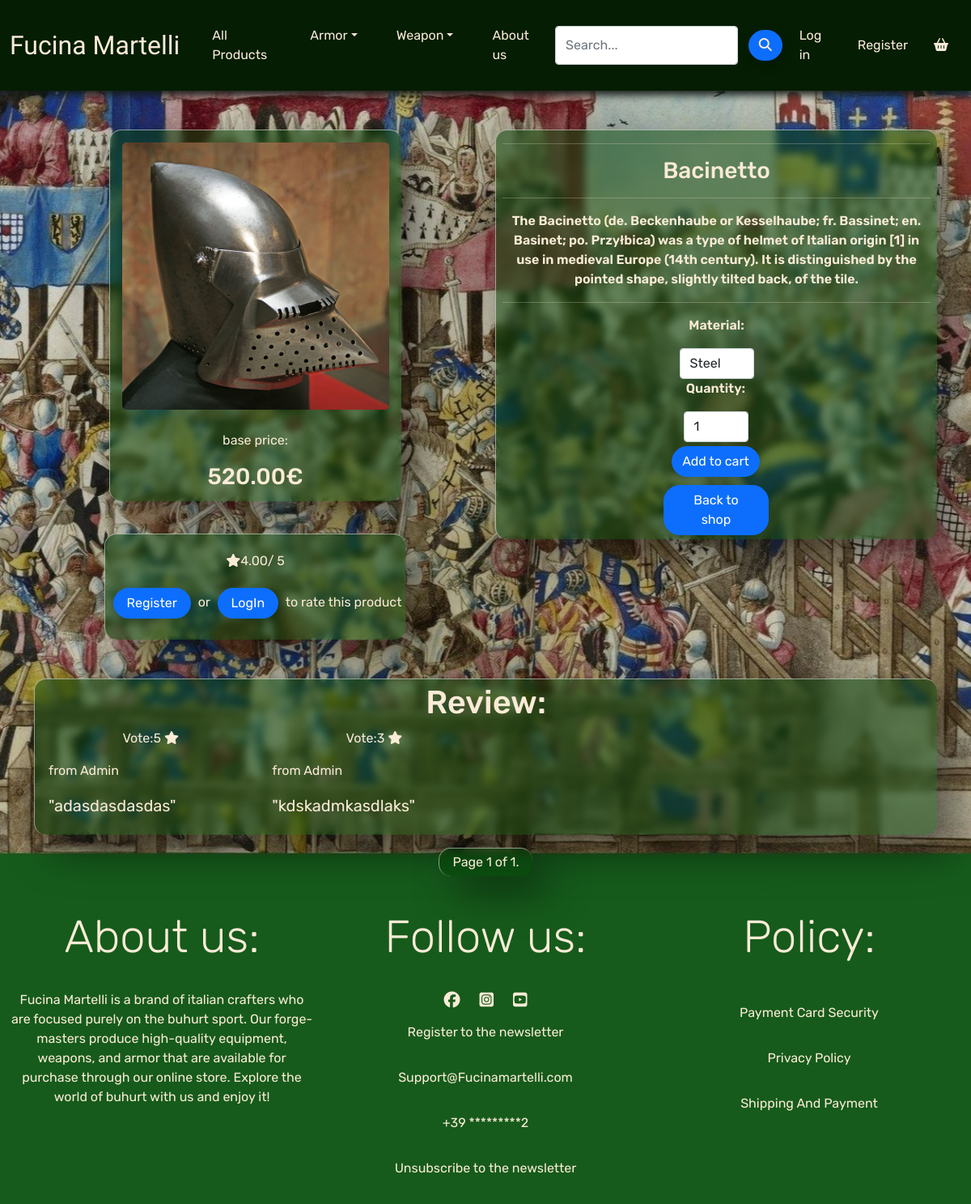
The page /products/1/ on the database its author committed.
### products/models.py (models this page shows, shortened)
class Product(models.Model):
    category = models.ForeignKey('Category', null=True, blank=True, on_delete=models.SET_NULL)
    sku = models.CharField(max_length=254, null=True, blank=True)
    name = models.CharField(max_length=254)
    description = models.TextField()
    price = models.DecimalField(max_digits=6, decimal_places=2)
    image_url = models.URLField(max_length=1024, null=True, blank=True)
    image = models.ImageField(null=True, blank=True)
    discount = models.CharField(max_length=100,
                  choices=DISCOUNT, default=1)
    material = models.CharField(max_length=100)
    def get_rating(self):
        total = sum(int(review['stars']) for review in self.reviews.values())
        return total / self.reviews.count()

class ProductReview(models.Model):
    product = models.ForeignKey(Product, related_name='reviews', on_delete=models.CASCADE)
    user = models.ForeignKey(User, related_name='reviews', on_delete=models.CASCADE)
    content = models.TextField(blank=True, null=True)
    stars = models.IntegerField()
    account = models.ForeignKey(Account, on_delete=models.SET_NULL, null=True, blank=True, related_name='reviews')

### accounts/models.py (models this page shows)
class Account(models.Model):
    user = models.OneToOneField(User, on_delete=models.CASCADE)
    full_name = models.CharField(max_length=50, blank=True, null=True)
    phone_number = models.CharField(max_length=20, blank=True, null=True)
    email_address = models.CharField(max_length=100, blank=True, default="", null=True)
    country = models.CharField(max_length=40, blank=True, null=True)
    postcode = models.CharField(max_length=20, blank=True, null=True)
    town_or_city = models.CharField(max_length=40, blank=True, null=True)
    street_address1 = models.CharField(max_length=40, blank=True, null=True)
    street_address2 = models.CharField(max_length=40, blank=True, null=True)
    county = models.CharField(max_length=40, blank=True, null=True)
    def __str__(self):
        return self.user.username

### products/views.py (the view)
# urls.py: path('<int:product_id>/', views.product_detail, name='product_detail'),
def product_detail(request, product_id):
    product = get_object_or_404(Product, pk=product_id)
    reviews = ProductReview.objects.filter(product=product_id)
    paginator = Paginator(reviews, 10) # Show 10 reviews per page.
    page_number = request.GET.get('page')
    page_reviews = paginator.get_page(page_number)
    context = {
        'product': product,
        'page_reviews': page_reviews,
    }
    return render(request, 'products/product_detail.html', context)

### cart/contexts.py (called while the page is built, shortened)
def cart_contents(request):
    cart = request.session.get('cart', {})
    cart_items = []
    total_product = 0
    product_count = 0
    total = 0
    quantity = 0
    return {'cart_items': cart_items, 'total': total, 'product_count': product_count}

### products/templates/products/product_detail.html (shortened to what this page needs)
{% extends 'base.html' %}
{% load static %}
{% block content %}
<div class="container justify-content-center">
    <div class="row">
        <div class="inner-card-detail text-center col-12 col-md-6">
            {% if product.image %}
            <div class="table-glass center">
                <img src="{{ product.image.url }}" class="img-fluid" alt="{{ product.name }}">
                <div class=" justify-content-between align-items-center text-center mt-3 px-2">
                    <p> base price: </p>
                    <h3 class="font-weight-bold">{{ product.price }}€</h3>
                </div>
            </div>
            {% endif %}
            <br>
            <div class="table-glass center">
                {% if product.get_rating != 0 %}
                <p class="mt-3"><i class="fas fa-star mr-1"></i>{{ product.get_rating|floatformat:2 }}/ 5</p>
                {% else %}
                <p class="mt-3">No Rating</p>
                {% endif %}
                {% if user.is_authenticated %}
                <a class="btn btn-primary px-3" href="{% url 'product_review' product.id %}">rate this gear!
                </a>
                {% else %}
                <p>
                    <a class="btn btn-primary px-3" href="{% url 'account_signup' %}">Register
                    </a>
                    or
                    <a class="btn btn-primary px-3" href="{% url 'account_login' %}">LogIn
                    </a>
                    to rate this product
                </p>
                {% endif %}
            </div>
        </div>
        <div class="inner-card-detail text-center col-12 col-md-6">
            <div class="justify-content-between align-items-center text-center mt-3 px-2 card-detail">
                <hr>
                <h3 class="font-weight-bold">{{ product.name }}</h3>
                <hr>
                <p>
                    {{ product.description }}
                </p>
                <hr>
                <form class="form" action="{% url 'add_to_cart' product.id %}" method="POST">
                    <div class="form-row">
                        <div class="col-sm-12 col-md-4 center">
                            <div class="form-group">
                                <div class="input-group align-middle center">
                                    <div class="col-12">
                                        <p>Material:</p>
                                        <select class="form-control w-md-50 center" name="material"
                                            id='id_product_material' data-item_material="{{ product.material }}">
                                            <option value="steel" selected>Steel</option>
                                        </select>
                                    </div>
                                    <div class="col-12">
                                        <p>Quantity:</p>
                                        <input class="form-control qty-input w-md-50 center" name="quantity"
                                            type="number" value="1" min="1" max="10" data-item_id="{{ product.id }}"
                                            id="id_qty_{{ product.id }}">
                                        <span class="input-group-btn">
                                            <button type="submit" class="btn btn-primary amend-btn">Add to cart</button>
                                        </span>
                                    </div>
                                    <span>
                                        <a class="btn btn-primary px-3" href="{% url 'products' %}">Back to
                                            shop</a>
                                    </span>
                                </div>
                            </div>
                        </div>
                    </div>
                </form>
            </div>
        </div>
    </div>
    <div class="container review mt-5">
        <div class="row table-glass">
            <div class="col-12">
                <h1 class="center">Review:</h1>
            </div>
            {% for reviews in page_reviews %}
            <div class="col-12 col-md-4 col-lg-3 review">
                <p class="center">Vote:{{ reviews.stars }} <i class="fas fa-star mr-1"></i></p>
                <p> from {{ reviews.account }}</p>
                <blockquote class="blockquote">
                    <p>
                        "{{ reviews.content|truncatechars:50 }}"
                    </p>
                </blockquote>
            </div>
            {% empty %}
            <p> There are no reviews for this product</p>
            {% endfor %}
        </div>
        <div class="row center table-glass paginator">
            <span class="col-12 step-links">
                <span class="current">
                    Page {{ page_reviews.number }} of {{ page_reviews.paginator.num_pages }}.
                </span>
            </span>
        </div>
    </div>
</div>
{% endblock %}

### static/css/style.css (style rules this page uses)
body { background-image: url(/media/bg.jpg); background-position-x: center; background-size: initial; background-attachment: fixed; padding-top: 9em; font-family: 'Rubik', sans-serif; color: antiquewhite; overflow-x: hidden; }
.center { display: block; margin-left: auto; margin-right: auto; width: fit-content; }
a, li, span { text-decoration: none; color: antiquewhite; }
.img-fluid { height: 350px; width: 350px; border-radius: 15px; padding: 10px; }
.btn { margin: 5px; color: #fff !important; border-radius: 20px; text-decoration: none; box-shadow: 0 5px 15px rgba(0, 0, 0, 0.2); }
button { color: #fff !important; }
.card-detail { color: antiquewhite; font-weight: 600; border-radius: 15px; box-shadow: 20px 20px 50px rgba(0, 0, 0, 0.5); background: rgba(3, 66, 6, 0.5); border-top: 1px solid rgba(255, 255, 255, 0.5); border-left: 1px solid rgba(255, 255, 255, 0.5); backdrop-filter: blur(5px); }
.table-glass, .cart-empty { box-shadow: 20px 20px 50px rgba(0, 0, 0, 0.5); background: rgba(3, 66, 6, 0.5); border-top: 1px solid rgba(255, 255, 255, 0.5); border-left: 1px solid rgba(255, 255, 255, 0.5); backdrop-filter: blur(5px); border-radius: 15px; color: antiquewhite !important; padding: 5px; margin-top: 1rem; }
input::placeholder { color: #464849; }

### rows shown on the page
Product: image (picture), price "520.00", get_rating "4.00", name "Bacinetto", description "The Bacinetto (de. Beckenhaube or Kesselhaube; fr. Bassinet; en. Basinet; po. Przyłbica) was a type of helmet of Italian origin [1] in use in medieval Europe (14th century). It is distinguished by the pointed shape, slightly tilted back, of the tile.", material "Steel", quantity "1"
ProductReview: stars "5", account "Admin", content "adasdasdasdas"
ProductReview: stars "3", account "Admin", content "kdskadmkasdlaks"

### other values the page prints
{{ page_reviews.number }} "1"
{{ page_reviews.paginator.num_pages }} "1"
